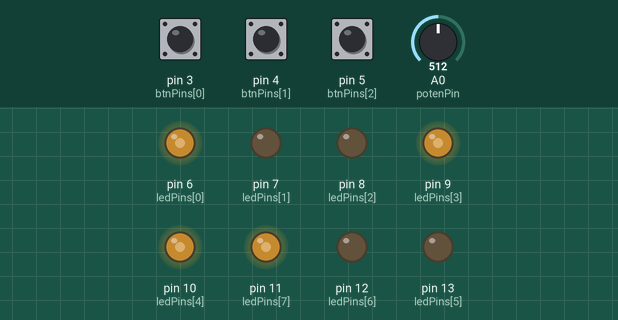
Simulated run of this sketch. Board: Arduino Uno, built with avr-gcc and run on an emulated ATmega328P. Shown: output pins drawn as LEDs (lit = HIGH). Inputs (shaded band) come from the test bench; at power-on: A0 (potenPin) = 512, pin 3 (btnPins[0]) LOW, pin 4 (btnPins[1]) LOW, pin 5 (btnPins[2]) LOW.

Above: at 1.2 s.
1.3 s: A0 (potenPin) set to 716
At 1.7 s:
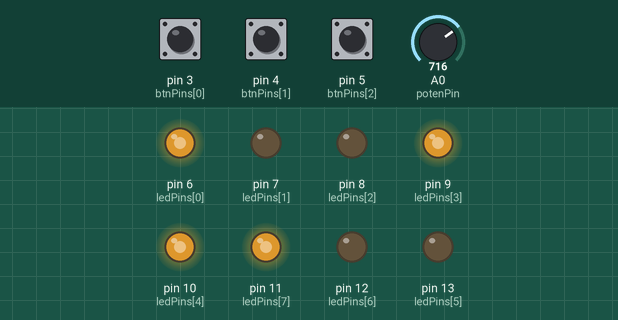
2.8 s: A0 (potenPin) set to 900
At 4.0 s:
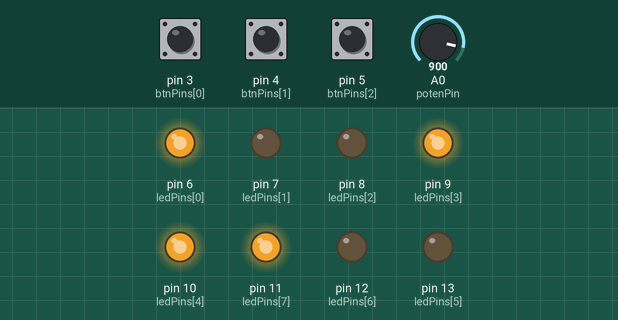
4.3 s: A0 (potenPin) set to 122
At 5.2 s:
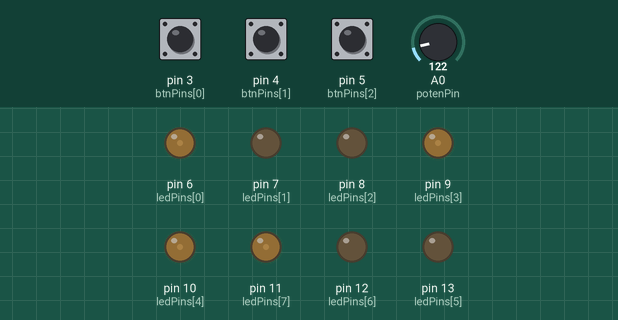
5.8 s: A0 (potenPin) set to 0
At 6.4 s:
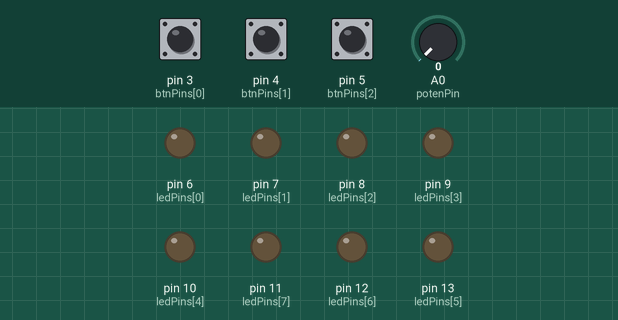
7.3 s: pin 3 (btnPins[0]) pulled HIGH for 0.15 s
At 8.2 s:
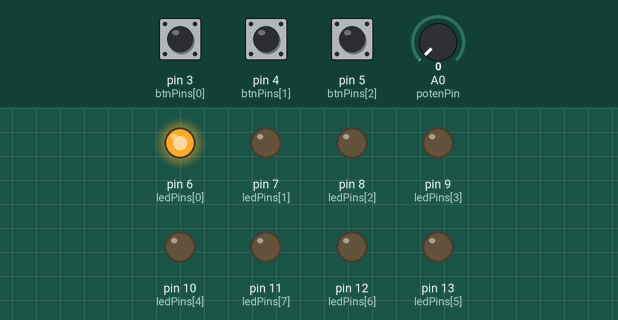
8.9 s: pin 4 (btnPins[1]) pulled HIGH for 0.15 s
At 9.4 s:
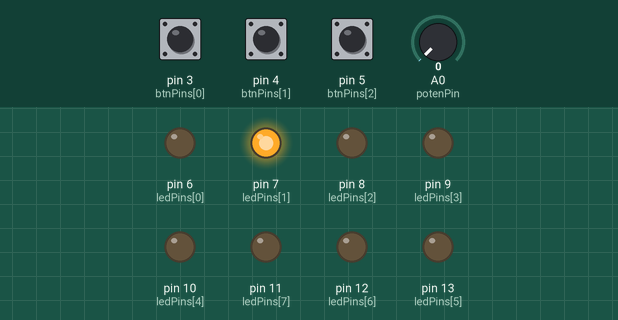
Timing chart, 0 to 11.5 s (numbered marks = the images above; inputs shaded):
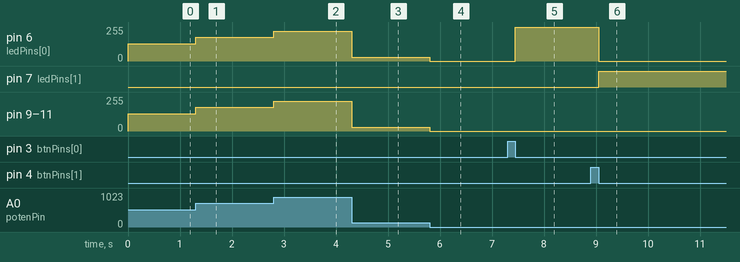

The sketch:

testboard.ino
```cpp
// This is a test project to validate the circuitry
//  8 led to represent a byte, connected to pins below
const int ledPins[8] = {6, 7, 8, 9, 10, 13, 12, 11};
int ledByte = 0;

// 3 button that do +1 , *2 and reset the byte value when released
const int btnPins[3] = {3, 4, 5};
int btnState[3] = {0, 0, 0};
int btnLast[3] = {0, 0, 0};

// 4 of the leds are on pwm pins
// a potentiometer override the value of the leds when > 0
const int pwmPins[4] = {6, 9, 10, 11};
const int potenPin = A0;
int pwmVal = 0;

// function turning the LEDs on and off
void setLeds(int ledByte, const int* ledPins) {
    for (int l = 0; l < 8; l ++) {
        int bitL = ledByte & (1 << l);
        digitalWrite(ledPins[l], bitL);
    }
}

// function setting the pwm LEDs
void setPwmLeds(int ledByte, const int* pwmPins, int pwmVal) {
    for (int p = 0; p < 4; p ++) {
        analogWrite(pwmPins[p], pwmVal);
    }
}

void setup() {
    for (int l = 0; l < 8; l++) {
        pinMode(ledPins[l], OUTPUT);
    }

    for (int b = 0; b < 3; b++) {
        pinMode(btnPins[b], INPUT);
    }
}

void loop() {
    // 0-1024 -> 0-255
    pwmVal = analogRead(potenPin) / 4;

    for (int b = 0; b < 3; b++) {
        btnState[b] = digitalRead(btnPins[b]);
    }

    // +1 released this cycle
    if (btnState[0] == LOW && btnLast[0] == HIGH) {
        ledByte += 1;
    }
    // x2 released this cycle
    if (btnState[1] == LOW && btnLast[1] == HIGH) {
        ledByte *= 2;
    }
    // reset released this cycle
    if (btnState[2] == LOW && btnLast[2] == HIGH) {
        ledByte = 0;
    }

    // must be represented by 1 byte
    ledByte = ledByte % 256;

    // use byte repr or pwm
    if (pwmVal > 0) {
        setPwmLeds(ledByte, pwmPins, pwmVal);
    } else {
        setLeds(ledByte, ledPins);
    }

    for (int b = 0; b < 3; b++) {
        btnLast[b] = btnState[b];
    }
}
```

Measured:
- after the input at 1.3 s, pin 6 (ledPins[0]), pin 9 (ledPins[3]), pin 10 (ledPins[4]), pin 11 (ledPins[7]): 128/255 → 179/255 at once
- after the input at 2.8 s, pin 6 (ledPins[0]), pin 9 (ledPins[3]), pin 10 (ledPins[4]), pin 11 (ledPins[7]): 179/255 → 225/255 at once
- after the input at 4.3 s, pin 6 (ledPins[0]), pin 9 (ledPins[3]), pin 10 (ledPins[4]), pin 11 (ledPins[7]): 225/255 → 30/255 at once
- after the input at 5.8 s, pin 6 (ledPins[0]), pin 9 (ledPins[3]), pin 10 (ledPins[4]), pin 11 (ledPins[7]): 30/255 → 0/255 at once
- after the input at 7.3 s, pin 6 (ledPins[0]): 0/255 → 255/255 after 0.15 s
- after the input at 8.9 s, pin 6 (ledPins[0]): 255/255 → 0/255 after 0.15 s; pin 7 (ledPins[1]): LOW → HIGH after 0.15 s
